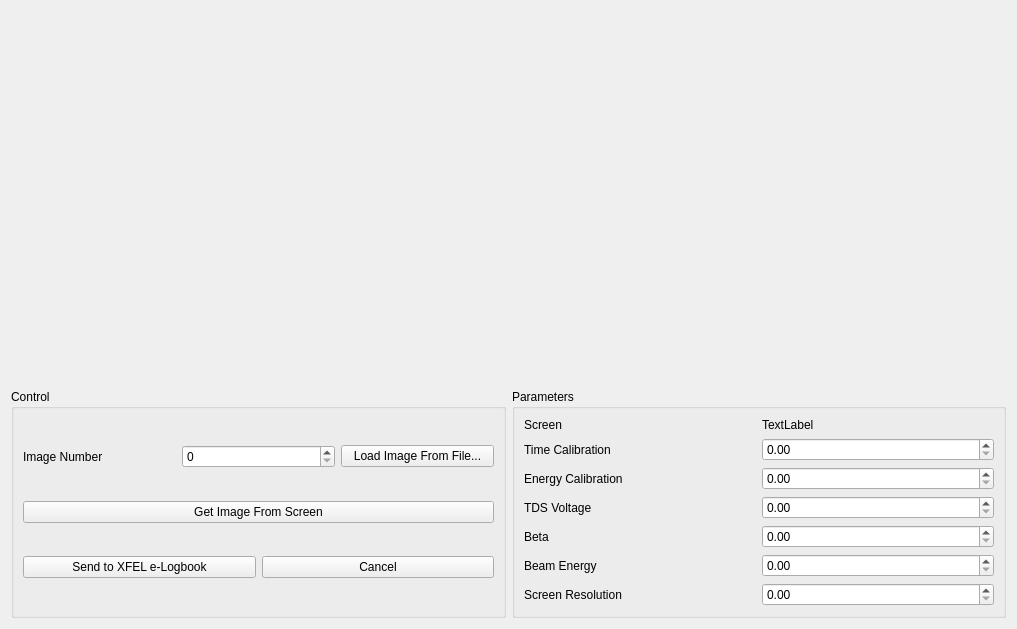
<?xml version="1.0" encoding="UTF-8"?>
<ui version="4.0">
 <class>Form</class>
 <widget class="QWidget" name="Form">
  <property name="geometry">
   <rect>
    <x>0</x>
    <y>0</y>
    <width>1017</width>
    <height>629</height>
   </rect>
  </property>
  <property name="windowTitle">
   <string>Form</string>
  </property>
  <layout class="QGridLayout" name="gridLayout_2">
   <item row="2" column="0">
    <widget class="QGroupBox" name="groupBox">
     <property name="title">
      <string>Control</string>
     </property>
     <layout class="QGridLayout" name="gridLayout">
      <item row="0" column="0" colspan="2">
       <layout class="QHBoxLayout" name="horizontalLayout">
        <item>
         <widget class="QLabel" name="label">
          <property name="text">
           <string>Image Number</string>
          </property>
         </widget>
        </item>
        <item>
         <widget class="QSpinBox" name="pick_image_from_file_spinner"/>
        </item>
        <item>
         <widget class="QPushButton" name="load_image_from_file_button">
          <property name="text">
           <string>Load Image From File...</string>
          </property>
         </widget>
        </item>
       </layout>
      </item>
      <item row="2" column="0">
       <widget class="QPushButton" name="send_to_logbook_button">
        <property name="text">
         <string>Send to XFEL e-Logbook</string>
        </property>
       </widget>
      </item>
      <item row="2" column="1">
       <widget class="QPushButton" name="cancel_button">
        <property name="text">
         <string>Cancel</string>
        </property>
       </widget>
      </item>
      <item row="1" column="0" colspan="2">
       <widget class="QPushButton" name="get_image_button">
        <property name="text">
         <string>Get Image From Screen</string>
        </property>
       </widget>
      </item>
     </layout>
    </widget>
   </item>
   <item row="2" column="1">
    <widget class="QGroupBox" name="groupBox_2">
     <property name="title">
      <string>Parameters</string>
     </property>
     <layout class="QGridLayout" name="gridLayout_3">
      <item row="4" column="1">
       <widget class="QDoubleSpinBox" name="beta_spinbox"/>
      </item>
      <item row="3" column="0">
       <widget class="QLabel" name="label_4">
        <property name="text">
         <string>TDS Voltage</string>
        </property>
       </widget>
      </item>
      <item row="5" column="0">
       <widget class="QLabel" name="label_6">
        <property name="text">
         <string>Beam Energy</string>
        </property>
       </widget>
      </item>
      <item row="1" column="0">
       <widget class="QLabel" name="label_2">
        <property name="text">
         <string>Time Calibration</string>
        </property>
       </widget>
      </item>
      <item row="2" column="0">
       <widget class="QLabel" name="label_3">
        <property name="text">
         <string>Energy Calibration</string>
        </property>
       </widget>
      </item>
      <item row="0" column="1">
       <widget class="QLabel" name="label_7">
        <property name="text">
         <string>TextLabel</string>
        </property>
       </widget>
      </item>
      <item row="3" column="1">
       <widget class="QDoubleSpinBox" name="voltage_spinbox"/>
      </item>
      <item row="1" column="1">
       <widget class="QDoubleSpinBox" name="timecal_spinner"/>
      </item>
      <item row="2" column="1">
       <widget class="QDoubleSpinBox" name="energy_cal_spinner"/>
      </item>
      <item row="5" column="1">
       <widget class="QDoubleSpinBox" name="beam_energy_spinner"/>
      </item>
      <item row="0" column="0">
       <widget class="QLabel" name="label_8">
        <property name="text">
         <string>Screen</string>
        </property>
       </widget>
      </item>
      <item row="4" column="0">
       <widget class="QLabel" name="label_5">
        <property name="text">
         <string>Beta</string>
        </property>
       </widget>
      </item>
      <item row="6" column="0">
       <widget class="QLabel" name="label_9">
        <property name="text">
         <string>Screen Resolution</string>
        </property>
       </widget>
      </item>
      <item row="6" column="1">
       <widget class="QDoubleSpinBox" name="screen_resolution_spinner"/>
      </item>
     </layout>
    </widget>
   </item>
   <item row="0" column="1" rowspan="2">
    <widget class="MatplotlibCanvas" name="centroid_profile_graphics" native="true"/>
   </item>
   <item row="0" column="0" rowspan="2">
    <widget class="MatplotlibCanvas" name="lps_graphics" native="true"/>
   </item>
  </layout>
 </widget>
 <customwidgets>
  <customwidget>
   <class>MatplotlibCanvas</class>
   <extends>QWidget</extends>
   <header>esme.gui.widgets.mpl_widget</header>
   <container>1</container>
  </customwidget>
 </customwidgets>
 <resources/>
 <connections/>
</ui>
